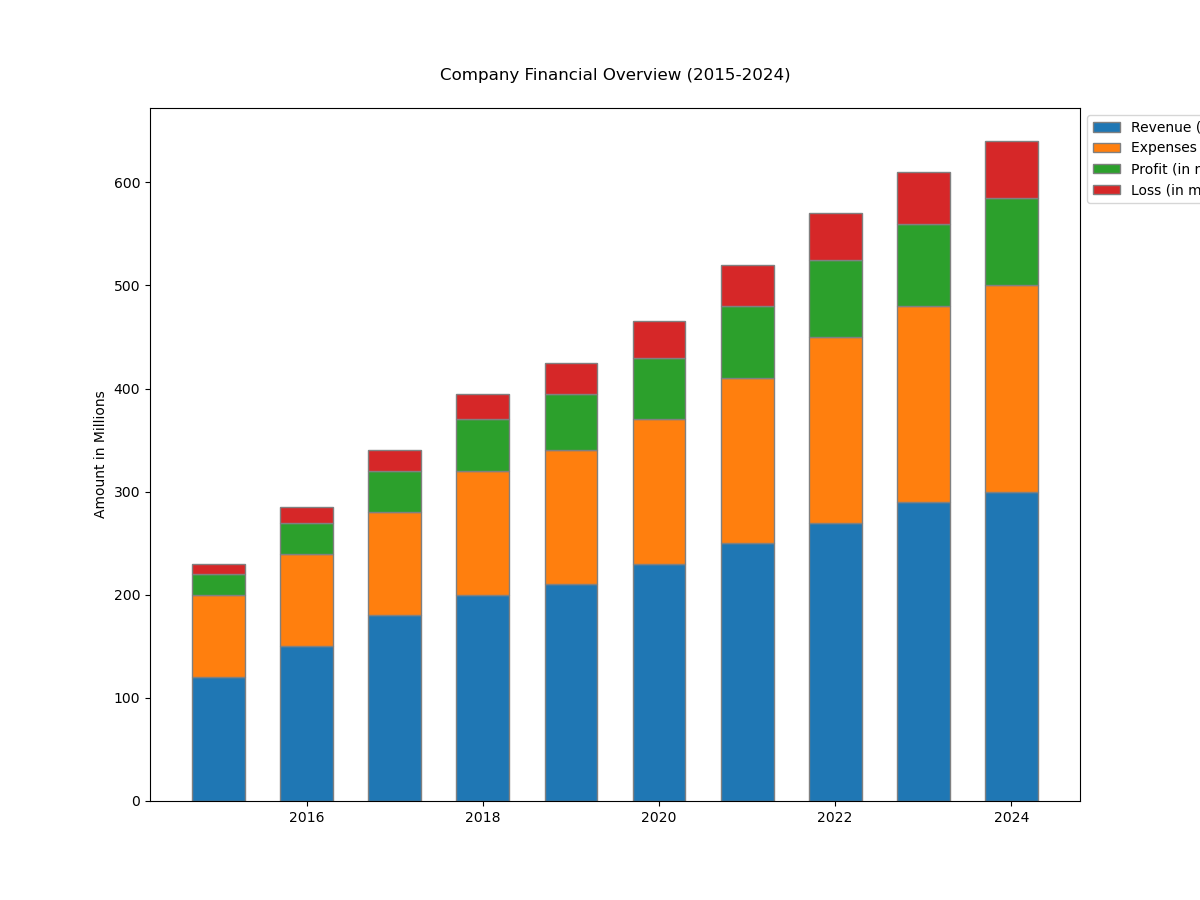

This chart was generated by the following Python code:

import matplotlib.pyplot as plt
import pandas as pd

# Data
data = {
    'Year': [2015, 2016, 2017, 2018, 2019, 2020, 2021, 2022, 2023, 2024],
    'Revenue (in millions)': [120, 150, 180, 200, 210, 230, 250, 270, 290, 300],
    'Expenses (in millions)': [80, 90, 100, 120, 130, 140, 160, 180, 190, 200],
    'Profit (in millions)': [20, 30, 40, 50, 55, 60, 70, 75, 80, 85],
    'Loss (in millions)': [10, 15, 20, 25, 30, 35, 40, 45, 50, 55]
}

df = pd.DataFrame(data)

# Plotting the vertical stacked bar chart
fig, ax = plt.subplots(figsize=(12, 9))

ax.bar(df['Year'], df['Revenue (in millions)'], color='#1f77b4', edgecolor='grey', width=0.6, label='Revenue (in millions)')
ax.bar(df['Year'], df['Expenses (in millions)'], bottom=df['Revenue (in millions)'], color='#ff7f0e', edgecolor='grey', width=0.6, label='Expenses (in millions)')
ax.bar(df['Year'], df['Profit (in millions)'], bottom=df['Revenue (in millions)'] + df['Expenses (in millions)'], color='#2ca02c', edgecolor='grey', width=0.6, label='Profit (in millions)')
ax.bar(df['Year'], df['Loss (in millions)'], bottom=df['Revenue (in millions)'] + df['Expenses (in millions)'] + df['Profit (in millions)'], color='#d62728', edgecolor='grey', width=0.6, label='Loss (in millions)')

ax.set_ylabel('Amount in Millions')
ax.set_title('Company Financial Overview (2015-2024)', pad=20)
ax.legend(loc='upper left', bbox_to_anchor=(1,1))

plt.show()
